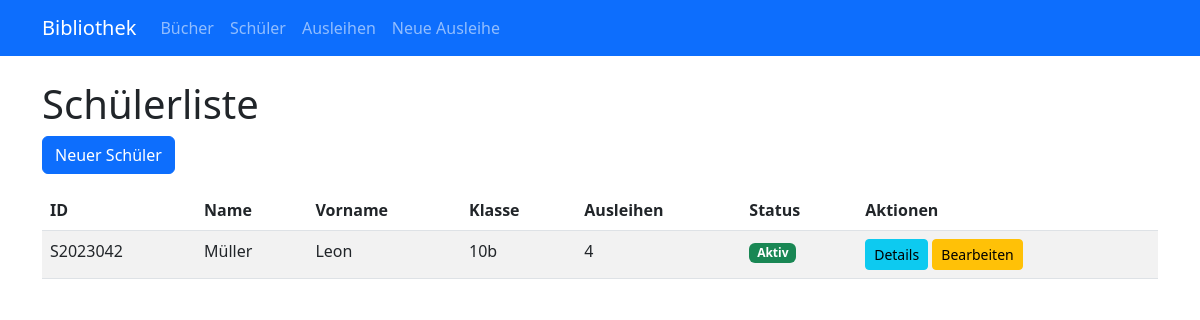
/schueler/, run on an earlier commit of the app's database.
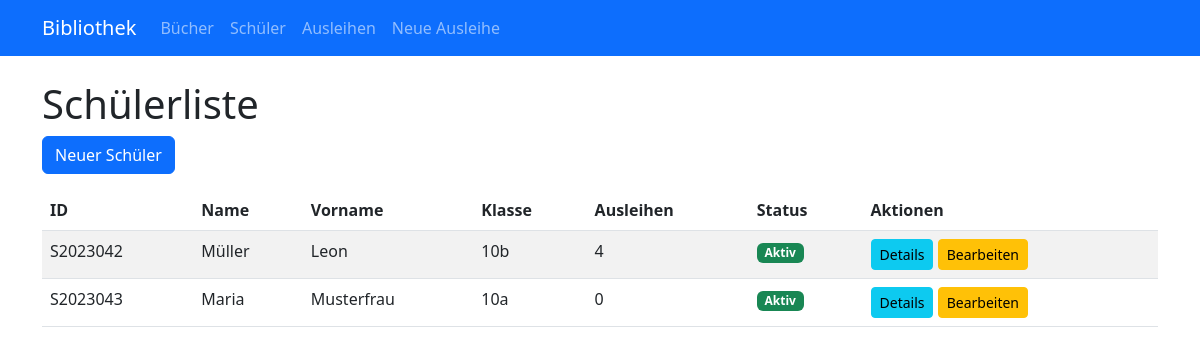
And on a later commit of the database.
### myapp/models.py (models this page shows, shortened)
class Schüler(models.Model):
    schueler_id = models.CharField(max_length=200)
    name = models.CharField(max_length=200)
    vorname = models.CharField(max_length=200)
    klasse = models.CharField(max_length=200)
    email = models.EmailField(max_length=200)
    gesperrtBis = models.DateField(default=datetime(2000, 1, 1))
    anzahlVerspätungen = models.IntegerField(default=0)
    def kannAusleihen(self)->bool:
        return self.anzahlVerspätungen < 3 and self.gesperrtBis < date.today()

### myapp/views.py (the view)
# urls.py: path('schueler/', views.schueler_liste, name='schueler_liste'),
def schueler_liste(request):
    schueler = Schüler.objects.all()
    return render(request, 'myapp/schueler_liste.html', {'schueler': schueler})

### myapp/templates/myapp/schueler_liste.html (shortened to what this page needs)
{% extends 'myapp/base.html' %}
{% block content %}
    <h1>Schülerliste</h1>
    <a href="{% url 'myapp:schueler_neu' %}" class="btn btn-primary mb-3">Neuer Schüler</a>
    <table class="table table-striped">
        <thead>
            <tr>
                <th>ID</th>
                <th>Name</th>
                <th>Vorname</th>
                <th>Klasse</th>
                <th>Ausleihen</th>
                <th>Status</th>
                <th>Aktionen</th>
            </tr>
        </thead>
        <tbody>
            {% for s in schueler %}
                <tr>
                    <td>{{ s.schueler_id }}</td>
                    <td>{{ s.name }}</td>
                    <td>{{ s.vorname }}</td>
                    <td>{{ s.klasse }}</td>
                    <td>{{ s.ausleihen.count }}</td>
                    <td>
                        {% if s.kannAusleihen %}
                            <span class="badge bg-success">Aktiv</span>
                        {% else %}
                            <span class="badge bg-danger">Gesperrt</span>
                        {% endif %}
                    </td>
                    <td>
                        <a href="{% url 'myapp:schueler_detail' s.id %}" class="btn btn-sm btn-info">Details</a>
                        <a href="{% url 'myapp:schueler_bearbeiten' s.id %}" class="btn btn-sm btn-warning">Bearbeiten</a>
                    </td>
                </tr>
            {% empty %}
                <tr>
                    <td colspan="7">Keine Schüler gefunden</td>
                </tr>
            {% endfor %}
        </tbody>
    </table>
{% endblock %}

### myapp/templates/myapp/base.html (shortened to what this page needs)
<!DOCTYPE html>
<html>
<head>
    <link href="https://cdn.jsdelivr.net/npm/bootstrap@5.3.0/dist/css/bootstrap.min.css" rel="stylesheet">
</head>
<body>
    <nav class="navbar navbar-expand-lg navbar-dark bg-primary">
        <div class="container">
            <a class="navbar-brand" href="{% url 'myapp:index' %}">Bibliothek</a>
            <div class="collapse navbar-collapse" id="navbarNav">
                <ul class="navbar-nav">
                    <li class="nav-item">
                        <a class="nav-link" href="{% url 'myapp:buch_liste' %}">Bücher</a>
                    </li>
                    <li class="nav-item">
                        <a class="nav-link" href="{% url 'myapp:schueler_liste' %}">Schüler</a>
                    </li>
                    <li class="nav-item">
                        <a class="nav-link" href="{% url 'myapp:ausleihe_liste' %}">Ausleihen</a>
                    </li>
                    <li class="nav-item">
                        <a class="nav-link" href="{% url 'myapp:ausleihe_neu' %}">Neue Ausleihe</a>
                    </li>
                </ul>
            </div>
        </div>
    </nav>
    <div class="container mt-4">
        {% block content %}{% endblock %}
    </div>
</body>
</html>

What changed in the data, as far as the page shows it:
added Schüler: schueler_id "S2023043", name "Maria", vorname "Musterfrau", klasse "10a", ausleihen.count "0", anzahlVerspätungen "Aktiv"
